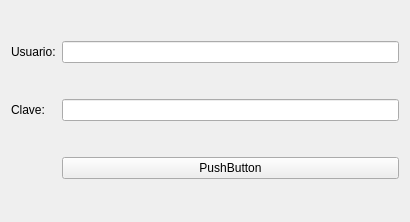
<?xml version="1.0" encoding="UTF-8"?>
<ui version="4.0">
 <class>Login</class>
 <widget class="QWidget" name="Login">
  <property name="geometry">
   <rect>
    <x>0</x>
    <y>0</y>
    <width>410</width>
    <height>222</height>
   </rect>
  </property>
  <property name="windowTitle">
   <string>Login</string>
  </property>
  <layout class="QGridLayout" name="gridLayout">
   <item row="1" column="1">
    <widget class="QLineEdit" name="lePassword">
     <property name="echoMode">
      <enum>QLineEdit::Password</enum>
     </property>
    </widget>
   </item>
   <item row="0" column="1">
    <widget class="QLineEdit" name="leUser"/>
   </item>
   <item row="1" column="0">
    <widget class="QLabel" name="label_2">
     <property name="text">
      <string>Clave:</string>
     </property>
    </widget>
   </item>
   <item row="0" column="0">
    <widget class="QLabel" name="label">
     <property name="text">
      <string>Usuario:</string>
     </property>
    </widget>
   </item>
   <item row="2" column="1">
    <widget class="QPushButton" name="pbLogin">
     <property name="text">
      <string>PushButton</string>
     </property>
    </widget>
   </item>
  </layout>
 </widget>
 <tabstops>
  <tabstop>leUser</tabstop>
  <tabstop>lePassword</tabstop>
  <tabstop>pbLogin</tabstop>
 </tabstops>
 <resources/>
 <connections/>
</ui>
